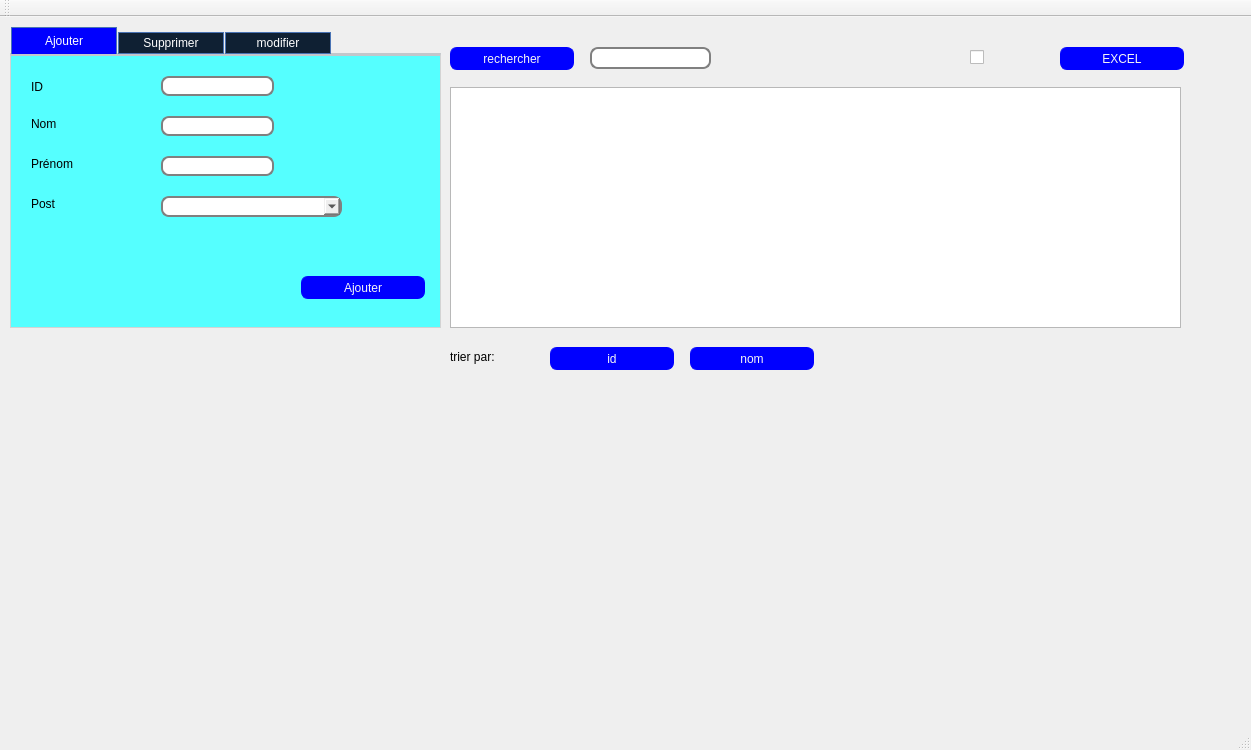
<?xml version="1.0" encoding="UTF-8"?>
<ui version="4.0">
 <class>MainWindow</class>
 <widget class="QMainWindow" name="MainWindow">
  <property name="geometry">
   <rect>
    <x>0</x>
    <y>0</y>
    <width>1251</width>
    <height>750</height>
   </rect>
  </property>
  <property name="windowTitle">
   <string>Gestion des Clients</string>
  </property>
  <widget class="QWidget" name="centralWidget">
   <widget class="QTabWidget" name="tabWidget">
    <property name="geometry">
     <rect>
      <x>10</x>
      <y>10</y>
      <width>431</width>
      <height>301</height>
     </rect>
    </property>
    <property name="styleSheet">
     <string notr="true">QTabWidget:pane {
border: 1px solid gray;
}
QTabWidget::pane {
  border: 1px solid lightgray;
  top:-1px; 
  background:rgb(85, 255, 255); 
} 

QTabBar::tab {
  background:rgb(255, 0, 0); 
  border: 1px rgb(0, 85, 255); 
  padding: 15px;
} 

QTabBar::tab:selected { 
  background: rgb(245, 245, 245); 
  margin-bottom: -1px; 
}
QTabWidget {  
    background-color:#0f2033;
    border-top: 2px solid #C2C7CB;  
} 
QTabWidget::pane { /* The tab widget frame */  
    border-top: 3px solid #C2C7CB;  
} 
 /* Style the tab using the tab sub-control. Note that 
    it reads QTabBar not QTabWidget */  
QTabBar::tab {  
    background-color:#0f2033;
    border: 1px solid #4973b4;  
    min-width: 100px; 
    min-height:20px;
    padding: 0px  2px; 
    color: rgb(255, 255, 255);
    margin-left: 1px;
    font: 75 12pt &quot;NSimSun&quot;;
}  
  
QTabBar::tab:selected, QTabBar::tab:hover {  
    background-color:rgb(0, 0, 255);
    margin-top: 0px;
    
}  
  

  
QTabBar::tab:!selected {  
    margin-top: 5px; /* make non-selected tabs look smaller */  
}</string>
    </property>
    <property name="currentIndex">
     <number>0</number>
    </property>
    <widget class="QWidget" name="tab">
     <attribute name="title">
      <string>Ajouter</string>
     </attribute>
     <widget class="QLabel" name="label_4">
      <property name="geometry">
       <rect>
        <x>20</x>
        <y>20</y>
        <width>47</width>
        <height>21</height>
       </rect>
      </property>
      <property name="styleSheet">
       <string notr="true">font: 75 12pt &quot;NSimSun&quot;;</string>
      </property>
      <property name="text">
       <string>ID</string>
      </property>
     </widget>
     <widget class="QLineEdit" name="le_nom">
      <property name="geometry">
       <rect>
        <x>150</x>
        <y>60</y>
        <width>113</width>
        <height>20</height>
       </rect>
      </property>
      <property name="styleSheet">
       <string notr="true">QLineEdit {
padding: 1px;
border-style: solid;
border: 2px solid gray;
border-radius: 8px;
}</string>
      </property>
     </widget>
     <widget class="QLabel" name="label_2">
      <property name="geometry">
       <rect>
        <x>20</x>
        <y>100</y>
        <width>71</width>
        <height>16</height>
       </rect>
      </property>
      <property name="styleSheet">
       <string notr="true">font: 75 12pt &quot;NSimSun&quot;;</string>
      </property>
      <property name="text">
       <string>Prénom</string>
      </property>
     </widget>
     <widget class="QLineEdit" name="le_prenom">
      <property name="geometry">
       <rect>
        <x>150</x>
        <y>100</y>
        <width>113</width>
        <height>20</height>
       </rect>
      </property>
      <property name="styleSheet">
       <string notr="true">QLineEdit {
padding: 1px;
border-style: solid;
border: 2px solid gray;
border-radius: 8px;
}</string>
      </property>
     </widget>
     <widget class="QLabel" name="label_3">
      <property name="geometry">
       <rect>
        <x>20</x>
        <y>140</y>
        <width>47</width>
        <height>16</height>
       </rect>
      </property>
      <property name="styleSheet">
       <string notr="true">font: 75 12pt &quot;NSimSun&quot;;</string>
      </property>
      <property name="text">
       <string>Post</string>
      </property>
     </widget>
     <widget class="QLineEdit" name="le_id">
      <property name="geometry">
       <rect>
        <x>150</x>
        <y>20</y>
        <width>113</width>
        <height>20</height>
       </rect>
      </property>
      <property name="styleSheet">
       <string notr="true">QLineEdit {
padding: 1px;
border-style: solid;
border: 2px solid gray;
border-radius: 8px;
}</string>
      </property>
     </widget>
     <widget class="QComboBox" name="le_post">
      <property name="geometry">
       <rect>
        <x>150</x>
        <y>140</y>
        <width>181</width>
        <height>21</height>
       </rect>
      </property>
      <property name="styleSheet">
       <string notr="true">QComboBox {
padding: 1px;
border-style: solid;
border: 2px solid gray;
border-radius: 8px;
}</string>
      </property>
     </widget>
     <widget class="QLabel" name="label">
      <property name="geometry">
       <rect>
        <x>20</x>
        <y>60</y>
        <width>47</width>
        <height>16</height>
       </rect>
      </property>
      <property name="styleSheet">
       <string notr="true">font: 75 12pt &quot;NSimSun&quot;;</string>
      </property>
      <property name="text">
       <string>Nom</string>
      </property>
     </widget>
     <widget class="QPushButton" name="pb_ajouter">
      <property name="geometry">
       <rect>
        <x>290</x>
        <y>220</y>
        <width>124</width>
        <height>23</height>
       </rect>
      </property>
      <property name="styleSheet">
       <string notr="true">QPushButton {
color: rgb(245, 245, 245);
background-color: rgb(0, 0, 255);
border-width: 1px;
border-color: rgb(0, 0, 255);
border-style: solid;
border-radius: 7;
padding: 3px;
font-size: 75 ;
padding-left: 1px;
padding-right: 1px;
min-width: 120px;
max-width: 50px;
min-height: 15px;
max-height: 15px;
font: 75 12pt &quot;NSimSun&quot;;
}</string>
      </property>
      <property name="text">
       <string>Ajouter</string>
      </property>
     </widget>
    </widget>
    <widget class="QWidget" name="tab_2">
     <attribute name="title">
      <string>Supprimer</string>
     </attribute>
     <widget class="QPushButton" name="pb_supprimer">
      <property name="geometry">
       <rect>
        <x>120</x>
        <y>100</y>
        <width>124</width>
        <height>23</height>
       </rect>
      </property>
      <property name="styleSheet">
       <string notr="true">QPushButton {
color: rgb(245, 245, 245);
background-color: rgb(0, 0, 255);
border-width: 1px;
border-color: rgb(0, 0, 255);
border-style: solid;
border-radius: 7;
padding: 3px;
font-size: 75 ;
padding-left: 1px;
padding-right: 1px;
min-width: 120px;
max-width: 50px;
min-height: 15px;
max-height: 15px;
font: 75 12pt &quot;NSimSun&quot;;
}</string>
      </property>
      <property name="text">
       <string>Supprimer</string>
      </property>
     </widget>
     <widget class="QLabel" name="label_5">
      <property name="geometry">
       <rect>
        <x>170</x>
        <y>30</y>
        <width>41</width>
        <height>16</height>
       </rect>
      </property>
      <property name="text">
       <string>ID</string>
      </property>
     </widget>
     <widget class="QLineEdit" name="le_idS">
      <property name="geometry">
       <rect>
        <x>110</x>
        <y>60</y>
        <width>141</width>
        <height>21</height>
       </rect>
      </property>
      <property name="styleSheet">
       <string notr="true">QLineEdit {
padding: 1px;
border-style: solid;
border: 2px solid gray;
border-radius: 8px;
}</string>
      </property>
     </widget>
    </widget>
    <widget class="QWidget" name="tab_3">
     <attribute name="title">
      <string>modifier</string>
     </attribute>
     <widget class="QPushButton" name="pb_modifier">
      <property name="geometry">
       <rect>
        <x>290</x>
        <y>230</y>
        <width>124</width>
        <height>23</height>
       </rect>
      </property>
      <property name="styleSheet">
       <string notr="true">QPushButton {
color: rgb(245, 245, 245);
background-color: rgb(0, 0, 255);
border-width: 1px;
border-color: rgb(0, 0, 255);
border-style: solid;
border-radius: 7;
padding: 3px;
font-size: 75 ;
padding-left: 1px;
padding-right: 1px;
min-width: 120px;
max-width: 50px;
min-height: 15px;
max-height: 15px;
font: 75 12pt &quot;NSimSun&quot;;
}</string>
      </property>
      <property name="text">
       <string>modifier</string>
      </property>
     </widget>
     <widget class="QLineEdit" name="le_prenom_3">
      <property name="geometry">
       <rect>
        <x>170</x>
        <y>120</y>
        <width>113</width>
        <height>20</height>
       </rect>
      </property>
      <property name="styleSheet">
       <string notr="true">QLineEdit {
padding: 1px;
border-style: solid;
border: 2px solid gray;
border-radius: 8px;
}</string>
      </property>
     </widget>
     <widget class="QLabel" name="label_13">
      <property name="geometry">
       <rect>
        <x>60</x>
        <y>40</y>
        <width>47</width>
        <height>16</height>
       </rect>
      </property>
      <property name="styleSheet">
       <string notr="true">font: 75 12pt &quot;NSimSun&quot;;</string>
      </property>
      <property name="text">
       <string>ID</string>
      </property>
     </widget>
     <widget class="QLabel" name="label_15">
      <property name="geometry">
       <rect>
        <x>60</x>
        <y>80</y>
        <width>47</width>
        <height>16</height>
       </rect>
      </property>
      <property name="styleSheet">
       <string notr="true">font: 75 12pt &quot;NSimSun&quot;;</string>
      </property>
      <property name="text">
       <string>Nom</string>
      </property>
     </widget>
     <widget class="QLabel" name="label_14">
      <property name="geometry">
       <rect>
        <x>60</x>
        <y>120</y>
        <width>71</width>
        <height>16</height>
       </rect>
      </property>
      <property name="styleSheet">
       <string notr="true">font: 75 12pt &quot;NSimSun&quot;;</string>
      </property>
      <property name="text">
       <string>Prénom</string>
      </property>
     </widget>
     <widget class="QLineEdit" name="le_nom_3">
      <property name="geometry">
       <rect>
        <x>170</x>
        <y>80</y>
        <width>113</width>
        <height>20</height>
       </rect>
      </property>
      <property name="styleSheet">
       <string notr="true">QLineEdit {
padding: 1px;
border-style: solid;
border: 2px solid gray;
border-radius: 8px;
}</string>
      </property>
     </widget>
     <widget class="QLabel" name="label_16">
      <property name="geometry">
       <rect>
        <x>60</x>
        <y>160</y>
        <width>47</width>
        <height>16</height>
       </rect>
      </property>
      <property name="styleSheet">
       <string notr="true">font: 75 12pt &quot;NSimSun&quot;;</string>
      </property>
      <property name="text">
       <string>Post</string>
      </property>
     </widget>
     <widget class="QComboBox" name="le_post_3">
      <property name="geometry">
       <rect>
        <x>170</x>
        <y>160</y>
        <width>162</width>
        <height>21</height>
       </rect>
      </property>
      <property name="styleSheet">
       <string notr="true">QComboBox {
padding: 1px;
border-style: solid;
border: 2px solid gray;
border-radius: 8px;
}</string>
      </property>
     </widget>
     <widget class="QLineEdit" name="le_id_3">
      <property name="geometry">
       <rect>
        <x>170</x>
        <y>40</y>
        <width>113</width>
        <height>20</height>
       </rect>
      </property>
      <property name="styleSheet">
       <string notr="true">QLineEdit {
padding: 1px;
border-style: solid;
border: 2px solid gray;
border-radius: 8px;
}</string>
      </property>
     </widget>
    </widget>
   </widget>
   <widget class="QPushButton" name="pb_rechercher">
    <property name="geometry">
     <rect>
      <x>450</x>
      <y>30</y>
      <width>124</width>
      <height>23</height>
     </rect>
    </property>
    <property name="styleSheet">
     <string notr="true">QPushButton {
color: rgb(245, 245, 245);
background-color: rgb(0, 0, 255);
border-width: 1px;
border-color: rgb(0, 0, 255);
border-style: solid;
border-radius: 7;
padding: 3px;
font-size: 75 ;
padding-left: 1px;
padding-right: 1px;
min-width: 120px;
max-width: 50px;
min-height: 15px;
max-height: 15px;
font: 75 12pt &quot;NSimSun&quot;;
}</string>
    </property>
    <property name="text">
     <string>rechercher</string>
    </property>
   </widget>
   <widget class="QLineEdit" name="recherche">
    <property name="geometry">
     <rect>
      <x>590</x>
      <y>30</y>
      <width>121</width>
      <height>22</height>
     </rect>
    </property>
    <property name="styleSheet">
     <string notr="true">QLineEdit {
padding: 1px;
border-style: solid;
border: 2px solid gray;
border-radius: 8px;
}</string>
    </property>
   </widget>
   <widget class="QPushButton" name="pb_excel">
    <property name="geometry">
     <rect>
      <x>1060</x>
      <y>30</y>
      <width>124</width>
      <height>23</height>
     </rect>
    </property>
    <property name="styleSheet">
     <string notr="true">QPushButton {
color: rgb(245, 245, 245);
background-color: rgb(0, 0, 255);
border-width: 1px;
border-color: rgb(0, 0, 255);
border-style: solid;
border-radius: 7;
padding: 3px;
font-size: 75 ;
padding-left: 1px;
padding-right: 1px;
min-width: 120px;
max-width: 50px;
min-height: 15px;
max-height: 15px;
font: 75 12pt &quot;NSimSun&quot;;
}</string>
    </property>
    <property name="text">
     <string>EXCEL</string>
    </property>
   </widget>
   <widget class="QCheckBox" name="checkBox">
    <property name="geometry">
     <rect>
      <x>970</x>
      <y>20</y>
      <width>101</width>
      <height>41</height>
     </rect>
    </property>
    <property name="text">
     <string/>
    </property>
    <property name="icon">
     <iconset>
      <normaloff>../excel-icon.png</normaloff>../excel-icon.png</iconset>
    </property>
    <property name="iconSize">
     <size>
      <width>60</width>
      <height>60</height>
     </size>
    </property>
    <property name="checkable">
     <bool>true</bool>
    </property>
    <property name="checked">
     <bool>false</bool>
    </property>
   </widget>
   <widget class="QTableView" name="tab_employe">
    <property name="geometry">
     <rect>
      <x>450</x>
      <y>70</y>
      <width>731</width>
      <height>241</height>
     </rect>
    </property>
    <property name="styleSheet">
     <string notr="true">QTableView {
    selection-background-color: qlineargradient(x1: 0, y1: 0, x2: 0.5, y2: 0.5,
                                stop: 0 #4ccaff, stop: 1 black);
}
QTableView QTableCornerButton::section {
    background: blue;
    border: 2px outset blue;
}
QTableView::indicator:unchecked {
    background-color: #d7d6d5
}</string>
    </property>
   </widget>
   <widget class="QPushButton" name="id">
    <property name="geometry">
     <rect>
      <x>550</x>
      <y>330</y>
      <width>124</width>
      <height>23</height>
     </rect>
    </property>
    <property name="styleSheet">
     <string notr="true">QPushButton {
color: rgb(245, 245, 245);
background-color: rgb(0, 0, 255);
border-width: 1px;
border-color: rgb(0, 0, 255);
border-style: solid;
border-radius: 7;
padding: 3px;
font-size: 75 ;
padding-left: 1px;
padding-right: 1px;
min-width: 120px;
max-width: 50px;
min-height: 15px;
max-height: 15px;
font: 75 12pt &quot;NSimSun&quot;;
}</string>
    </property>
    <property name="text">
     <string>id</string>
    </property>
   </widget>
   <widget class="QPushButton" name="nom">
    <property name="geometry">
     <rect>
      <x>690</x>
      <y>330</y>
      <width>124</width>
      <height>23</height>
     </rect>
    </property>
    <property name="styleSheet">
     <string notr="true">QPushButton {
color: rgb(245, 245, 245);
background-color: rgb(0, 0, 255);
border-width: 1px;
border-color: rgb(0, 0, 255);
border-style: solid;
border-radius: 7;
padding: 3px;
font-size: 75 ;
padding-left: 1px;
padding-right: 1px;
min-width: 120px;
max-width: 50px;
min-height: 15px;
max-height: 15px;
font: 75 12pt &quot;NSimSun&quot;;
}</string>
    </property>
    <property name="text">
     <string>nom</string>
    </property>
   </widget>
   <widget class="QLabel" name="label_6">
    <property name="geometry">
     <rect>
      <x>450</x>
      <y>330</y>
      <width>121</width>
      <height>20</height>
     </rect>
    </property>
    <property name="styleSheet">
     <string notr="true">font: 75 12pt &quot;NSimSun&quot;;</string>
    </property>
    <property name="text">
     <string>trier par:</string>
    </property>
   </widget>
   <zorder>checkBox</zorder>
   <zorder>tabWidget</zorder>
   <zorder>pb_rechercher</zorder>
   <zorder>recherche</zorder>
   <zorder>pb_excel</zorder>
   <zorder>tab_employe</zorder>
   <zorder>id</zorder>
   <zorder>nom</zorder>
   <zorder>label_6</zorder>
  </widget>
  <widget class="QMenuBar" name="menuBar">
   <property name="geometry">
    <rect>
     <x>0</x>
     <y>0</y>
     <width>1251</width>
     <height>26</height>
    </rect>
   </property>
  </widget>
  <widget class="QToolBar" name="mainToolBar">
   <attribute name="toolBarArea">
    <enum>TopToolBarArea</enum>
   </attribute>
   <attribute name="toolBarBreak">
    <bool>false</bool>
   </attribute>
  </widget>
  <widget class="QStatusBar" name="statusBar"/>
 </widget>
 <layoutdefault spacing="6" margin="11"/>
 <resources/>
 <connections/>
</ui>
